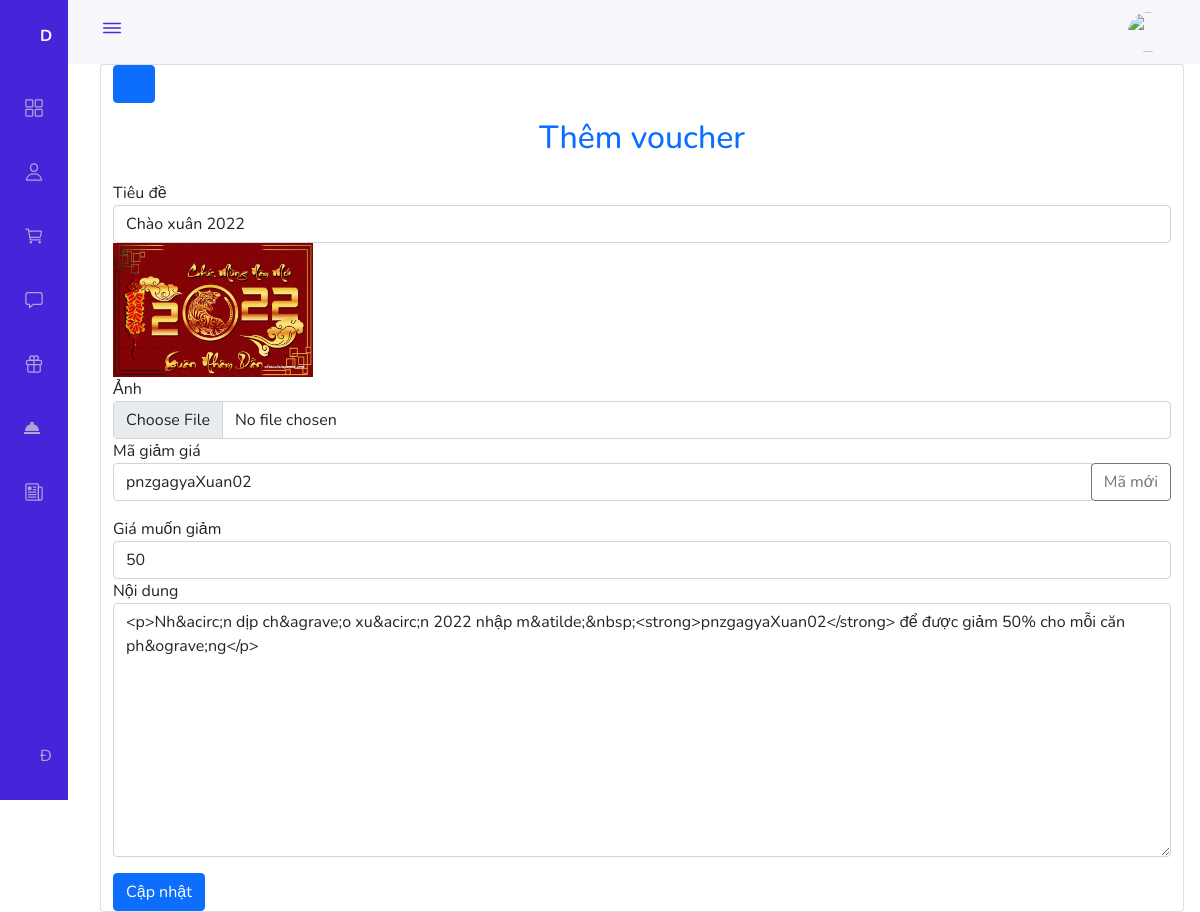
Screenshot of /Admin/Voucher/index.php?btn_edit=15 (signed in) with the database file from the repository.
### tables this page shows
CREATE TABLE `voucher` (
  `id_voucher` int(11) NOT NULL,
  `title` varchar(255) NOT NULL,
  `description` varchar(1000) NOT NULL,
  `sales` varchar(255) NOT NULL,
  `discount` varchar(255) NOT NULL,
  `img` varchar(255) NOT NULL,
  `status` int(11) NOT NULL DEFAULT 0
);

### Admin/Voucher/index.php (called while the page is built, shortened)
<?php
require_once '../../global.php';
require_once '../../Dao/Pdo.php';
require_once '../../Dao/Voucher.php';
extract($_REQUEST);
if (exist_params('btn_add')) {
    $VIEW_NAME = 'add.php';
} elseif (exist_params('btn_edit')) {
    $id = $_GET['btn_edit'];
    $item = select_one_voucher($id);
}
elseif (exist_params('btn_delete')) {
    $id = $_GET['btn_delete'];
    delete_one($id);
    $_SESSION['message'] = "<h7 class='font-weight-bold text-center text-success p-3'>Xóa Thành Công!</h7>";
    header('location: ' . $ADMIN_URL . '/Voucher/index.php');
    die;
} elseif (exist_params('btn_change')) {
    update_voucher_change($_GET['btn_change']);
    $_SESSION['message'] = "<h7 class='font-weight-bold text-center text-success p-3'>Chuyển trạng thái thành công!</h7>";
    header('location: ' . $ADMIN_URL . '/Voucher/index.php');
    die;
} else {
    $VIEW_NAME = 'list.php';
}
require_once '../layouts.php';

### global.php (called while the page is built, shortened)
<?php
$ROOT_URL = "http://localhost/duan1/du_an_1";
$CONTENT_URL = "$ROOT_URL/Content";
$ADMIN_URL = "$ROOT_URL/Admin";

### Dao/Pdo.php (called while the page is built, shortened)
<?php
function pdo_get_connection()
{
    $dburl = "mysql:host=localhost;dbname=villa_flamingo";
    $username = "root";
    $password = "";
    $conn = new PDO($dburl, $username, $password);
    $conn->setAttribute(PDO::ATTR_ERRMODE, PDO::ERRMODE_EXCEPTION);
    return $conn;
}
function  pdo_select_one($sql)
{
    try {
        $conn = pdo_get_connection();
        $stmt = $conn->prepare($sql);
        $stmt->execute();
        $rows = $stmt->fetch(PDO::FETCH_ASSOC);
        return $rows;
    } catch (PDOException $e) {
        echo "lỗi: ";
        $e->getMessage();
    } finally {
        unset($conn);
    }
}

### Dao/Voucher.php (called while the page is built, shortened)
<?php
function select_one_voucher()
{
    $sql = "SELECT * FROM `voucher` WHERE `status`= 1";
    return pdo_select_one($sql);
}

### Admin/Voucher/edit.php (the view, shortened to what this page needs)
<div class="container box">
    <a href="<?= $ADMIN_URL ?>/Voucher" class="btn btn-primary fas fa-long-arrow-alt-left"></a>
    <h2 class="heading text-center text_color text-primary p-3">Thêm voucher</h2>
    <div class="row ">
        <form method="post" action="?btn_update" enctype="multipart/form-data">
            <div class="form-group">
                <label for="">Tiêu đề</label>
                <input type="text" name="title" value="<?= $item['title'] ?>" class="form-control">
            </div>
            <div style="width: 200px;">
                <img src="<?= $CONTENT_URL ?>/Images/<?= $item['img'] ?>" alt="">
            </div>
            <div class="form-group">
                <label for="">Ảnh</label>
                <input type="file" name="img" class="form-control">
            </div>
            <div class="form-group">
                <label for="">Mã giảm giá</label>
                <div class="input-group mb-3">
                    <input type="text" class="form-control" name="discount" value="<?= $item['discount'] ?>">
                    <div class="input-group-append">
                        <a href="<?= $ADMIN_URL ?>/Voucher/index.php?btn_add" class="btn btn-outline-secondary" type="button">Mã mới</a>
                    </div>
                </div>
            </div>
            <div class="form-group">
                <label for="">Giá muốn giảm</label>
                <input type="number" name="price" value="<?= $item['sales'] ?>" class="form-control">
            </div>
            <div class="form-group">
                <label for="">Nội dung</label>
                <textarea name="content" value="" class="form-control" id="basic-example" cols="30" rows="10"><?= $item['description'] ?></textarea>
            </div>
            <div class=" mt-3 d-flex justify-content-between">
                <button type="submit" name="submit" class="btn btn-primary">Cập nhật</button>
            </div>
        </form>
    </div>
</div>

### Content/CSS/admins.css (style rules this page uses)
:root { --header-height: 3rem; --nav-width: 68px; --first-color: #4723D9; --first-color-light: #AFA5D9; --white-color: #F7F6FB; --body-font: 'Nunito', sans-serif; --normal-font-size: 1rem; --z-fixed: 100 }
body { position: relative; margin: var(--header-height) 0 0 0; padding: 0 1rem; font-family: var(--body-font); font-size: var(--normal-font-size); transition: .5s }
a { text-decoration: none }
@media screen and (min-width: 768px) { body { margin: calc(var(--header-height) + 1rem) 0 0 0; padding-left: calc(var(--nav-width) + 2rem) } }

### Admin/layouts.php (style rules this page uses)
img { width: 100%; height: 100%; object-fit: cover; }

### rows the page displays
voucher: title "Chào xuân 2022", img (picture), discount "pnzgagyaXuan02", price "50", content "<p>Nh&acirc;n dịp ch&agrave;o xu&acirc;n 2022 nhập m&atilde;&nbsp;<strong>pnzgagyaXuan02</strong> để được giảm 50% cho mỗi căn ph&ograve;ng</p>"
